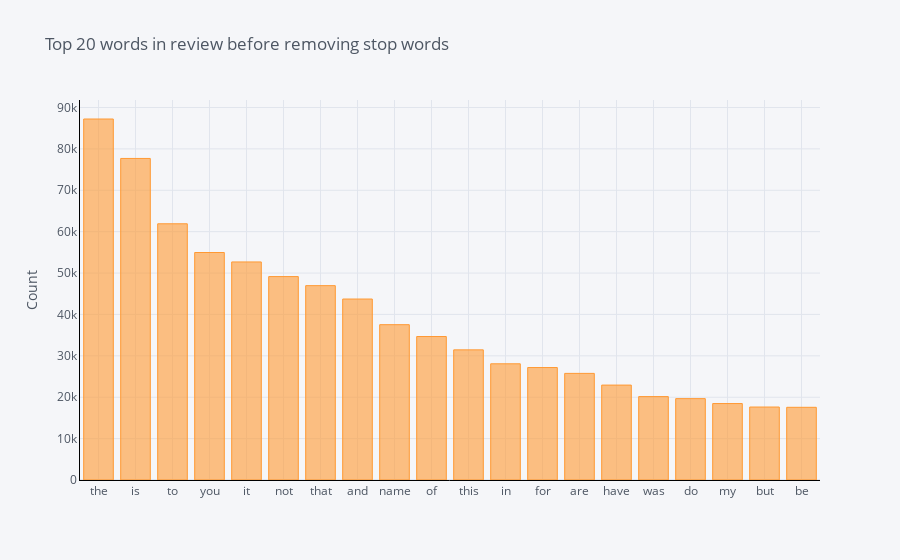

The code cell stored with this chart in its notebook:
### Code cell
def get_top_n_words(corpus, n=None):
    vec = CountVectorizer().fit(corpus)
    bag_of_words = vec.transform(corpus)
    sum_words = bag_of_words.sum(axis=0) 
    words_freq = [(word, sum_words[0, idx]) for word, idx in vec.vocabulary_.items()]
    words_freq =sorted(words_freq, key = lambda x: x[1], reverse=True)
    return words_freq[:n]
common_words = get_top_n_words(df['text'], 20)
tup = []
for word, freq in common_words:
    tup.append((word, freq))
    
    
kf = pd.DataFrame(tup,columns=['word', 'freaquency'])
kf.to_csv('output/uni-gram_with_stop_words.csv',index=False)

df1 = pd.DataFrame(common_words, columns = ['text' , 'count'])
df1.groupby('text').sum()['count'].sort_values(ascending=False).iplot(
    kind='bar', yTitle='Count', linecolor='black', title='Top 20 words in review before removing stop words')

### Figure 1 — Plotly figure (JSON) as saved in the notebook; plotly's stock layout.template omitted (floating-point values rounded to 4 significant figures)
{"data": [{"marker": {"color": "rgba(255, 153, 51, 0.6)", "line": {"color": "rgba(255, 153, 51, 1.0)", "width": 1}}, "name": "count", "orientation": "v", "text": "", "type": "bar", "x": ["the", "is", "to", "you", "it", "not", "that", "and", "name", "of", "this", "in", "for", "are", "have", "was", "do", "my", "but", "be"], "y": [87216, 77688, 61898, 54964, 52681, 49145, 46953, 43724, 37525, 34662, 31439, 28071, 27169, 25760, 22929, 20153, 19659, 18470, 17632, 17565]}], "layout": {"legend": {"bgcolor": "#F5F6F9", "font": {"color": "#4D5663"}}, "paper_bgcolor": "#F5F6F9", "plot_bgcolor": "#F5F6F9", "title": {"font": {"color": "#4D5663"}, "text": "Top 20 words in review before removing stop words"}, "xaxis": {"gridcolor": "#E1E5ED", "linecolor": "black", "showgrid": true, "tickfont": {"color": "#4D5663"}, "title": {"font": {"color": "#4D5663"}, "text": ""}, "zerolinecolor": "#E1E5ED"}, "yaxis": {"gridcolor": "#E1E5ED", "linecolor": "black", "showgrid": true, "tickfont": {"color": "#4D5663"}, "title": {"font": {"color": "#4D5663"}, "text": "Count"}, "zerolinecolor": "#E1E5ED"}}}
